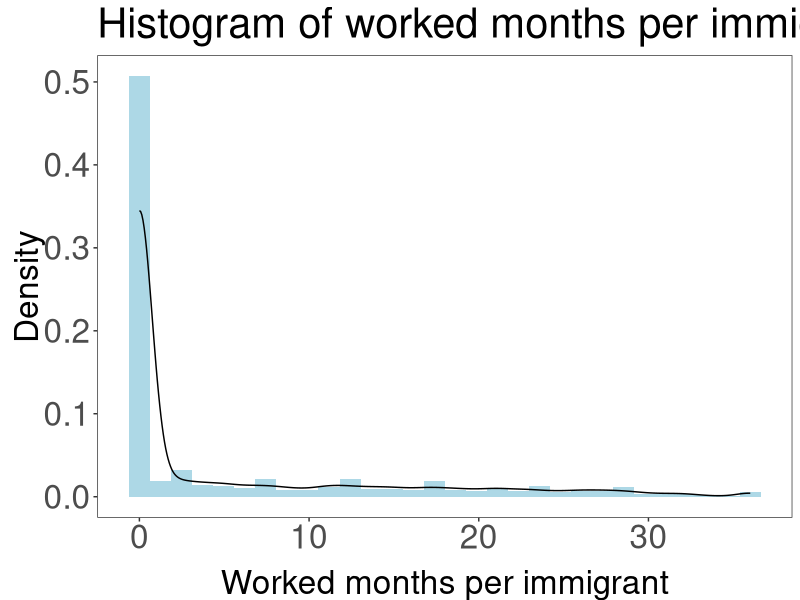
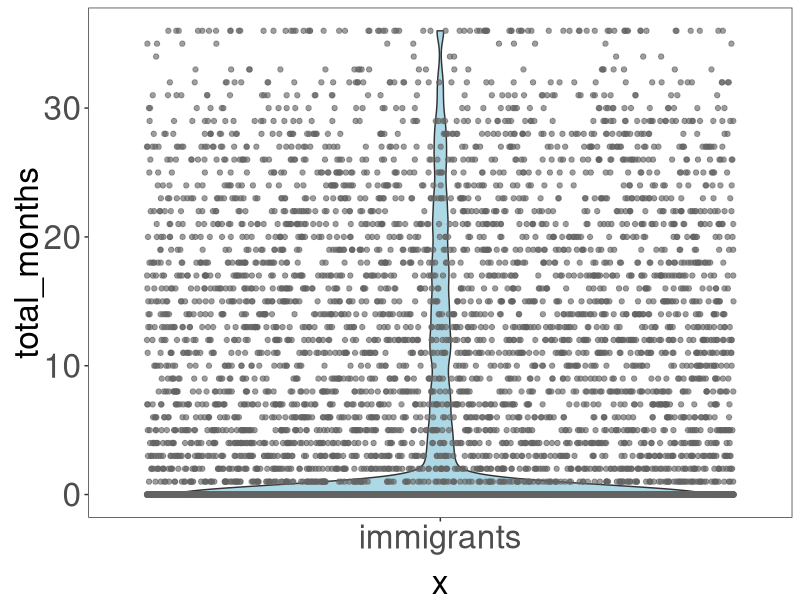

Generate these figures, in order, with R:
rm(list = ls())

library(lubridate)
library(dplyr)
library(ggplot2)

# 1. Read in the data
dem_dat <- read.csv("data/dem_dat.csv")
job_dat <- read.csv("data/job_dat.csv")

# Convert YM_start and YM_end columns to Date format
dem_dat$YM_in <- ym(dem_dat$YM_in)
dem_dat$YM_out <- ym(dem_dat$YM_out)

job_dat$YM_start <- ym(job_dat$YM_start)
job_dat$YM_end <- ym(job_dat$YM_end)

# These are the PERS_IDs who are in dem_dat but not in job_dat
diff_pers_ids <- setdiff(dem_dat$PERS_ID, job_dat$PERS_ID)
print(paste0(
  "There are ", length(diff_pers_ids),
  " persons who never found a job (recorded in the dataset) in the country"
))
diff_pers_ids_2 <- setdiff(job_dat$PERS_ID, dem_dat$PERS_ID)
print(paste0(
  "There are ", length(diff_pers_ids_2),
  " unique PERS_IDs in job_dat but not in dem_dat"
))

# Merge the dataframes to get the informations about when the person
# entered or left the country (YM_start and YM_end) for each row of the job
# dataset
merge_df <- dem_dat %>%
  left_join(job_dat, by = "PERS_ID")

# I am assuming that the dataset is consistent, so:
# 1. YM_start of a job is always before the YM_end of the same job
# 2. The person never started a job in the country before getting in the
#   country. This means that YM_start of a job is always after the YM_in of
#   the same person ==> WRONG ASSUMPTION
# 3. The person never started a job in the country after leaving the
#  country. This means that YM_start and YM_end of a job is always before
#  the YM_out ==> WRONG ASSUMPTION
# 4. The person never had multiple jobs contemporarily.



# For each row=job in merge_df, we create 3 new columns:
#  1. column "YM_in_plus_3_years" with YM_in + 3 years
#  2. column with YM_start_3_years = min(YM_in_plus_3_years, YM_start)
#  3. column with YM_end_3_years = min(YM_in_plus_3_years, YM_end)
#  In this way:
#  1. If YM_start > YM_in_plus_3_years -> YM_start_3_years = YM_end_3_years
# = YM_in_plus_3_years , so the job duration is zero, because the person
# started working after 3 years
#  2. If YM_end > YM_in_plus_3_years -> YM_end_3_years = YM_in_plus_3_years

merge_df <- merge_df %>%
  mutate(
    YM_in_plus_3_years = pmin(YM_in + years(3), YM_out),
    YM_start_3_years = pmax(YM_in, YM_start),
    YM_end_3_years = pmin(YM_in_plus_3_years, YM_end)
  )
# filter(YM_end_3_years >= YM_in) %>%
# filter(YM_start_3_years <= YM_out)
merge_df <- merge_df %>% mutate(
  months_worked = interval(YM_start_3_years, YM_end_3_years) %>%
    as.period() %>%
    time_length(unit = "months"),
)
# Fill NA with 0
merge_df$months_worked[is.na(merge_df$months_worked)] <- 0
# Based on how we defined YM_start_3_years and YM_end_3_years, the jobs that
# were started and concluded entirely before or entirely after entering the
# country will result in having "months_worked < 0". We set them to 0.
merge_df$months_worked[merge_df$months_worked < 0] <- 0

# Count the total number of months worked for each person
total_months_per_pers <- merge_df %>%
  group_by(PERS_ID) %>%
  summarize(total_months = sum(months_worked))
# Cap the total_months to 36
total_months_per_pers$total_months[total_months_per_pers$total_months > 36] <-
  36

# Print the result
print(paste0(
  "The mean of months_worked by immigrants in the first 3 years",
  "since they entered the country is: ",
  mean(total_months_per_pers$total_months)
))
print(paste0("The median is: ", median(total_months_per_pers$total_months)))
print(paste0("The maximum is: ", max(total_months_per_pers$total_months)))

# Plot the histogram of total_months_per_pers with ggplot2

ggplot(total_months_per_pers, aes(x = total_months)) +
  geom_histogram(
    aes(y = ..density..),
    binscolour = "black",
    fill = "lightblue"
  ) +
  geom_density(aes(y = ..density..)) +
  ylab("Density") +
  xlab("Worked months per immigrant") +
  ggtitle("Histogram of worked months per immigrant") +
  theme_bw() +
  theme(
    plot.title = element_text(size = 30),
    axis.title.y = element_text(size = 24, vjust = +0.2),
    axis.title.x = element_text(size = 24, vjust = -0.2),
    axis.text.y = element_text(size = 24),
    axis.text.x = element_text(size = 24),
    panel.grid.major = element_blank(),
    panel.grid.minor = element_blank()
  )
ggsave("total_months_per_pers_histogram.png")
# Plot the violin plot of total_months_per_pers with ggplot2
ggplot(total_months_per_pers, aes(x = "immigrants", y = total_months)) +
  geom_violin(fill = "lightblue") +
  geom_jitter(height = 0, width = 0.5, colour = "#6464649d") +
  theme_bw() +
  theme(
    plot.title = element_text(size = 30),
    axis.title.y = element_text(size = 24, vjust = +0.2),
    axis.title.x = element_text(size = 24, vjust = -0.2),
    axis.text.y = element_text(size = 24),
    axis.text.x = element_text(size = 24),
    panel.grid.major = element_blank(),
    panel.grid.minor = element_blank()
  )
ggsave(
  filename = "total_months_per_pers_violin_plot.png",
  plot = last_plot(),
  width = 20,
  height = 40,
  units = "cm"
)
